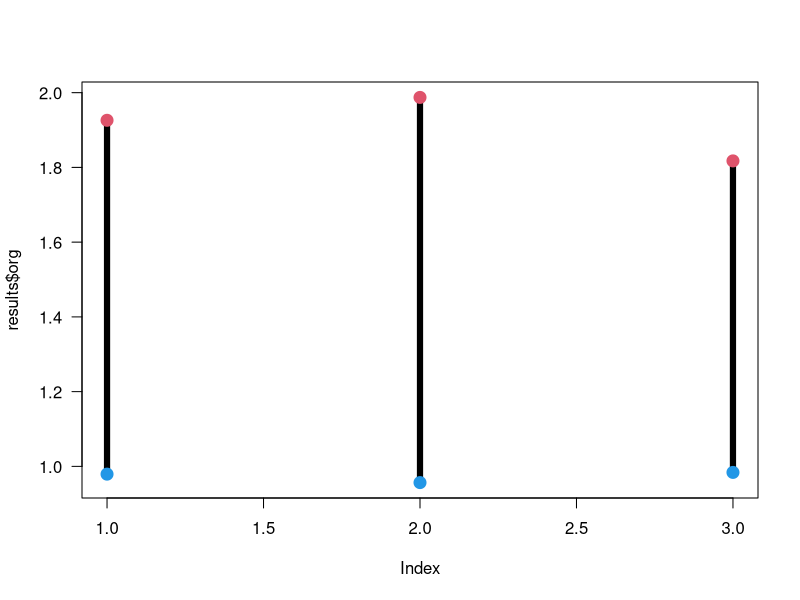
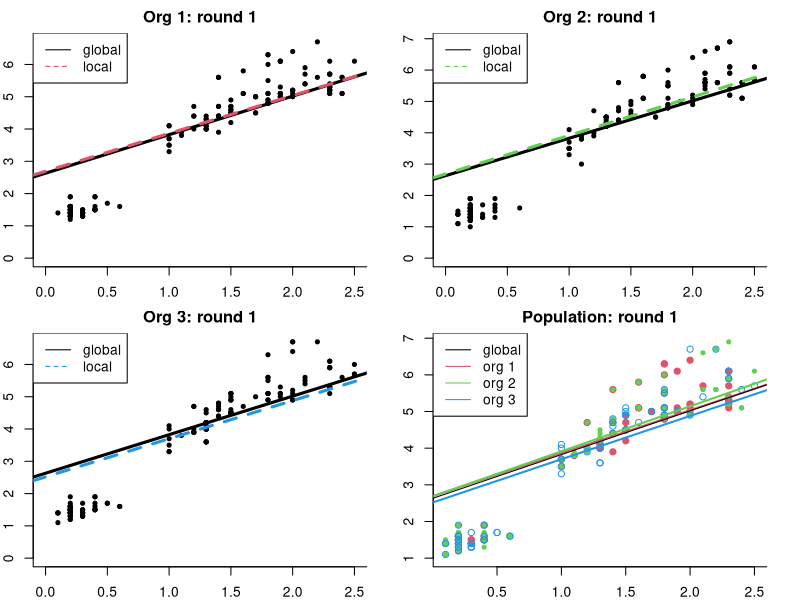

The R source for these figures, in order:
# LoadPackages(dplyr, tidyr, purrr, ggplot2)
# rm(new_global_params)
# i(reset = 0)

# ============================================================
# Simple Federated Learning simulation
# Bootstrap + rolling window + gradient descent
# ============================================================
#
# MODEL
#   Petal.Length ~ Petal.Width
#
# Three organizations; each organisation:
#   - has its own bootstrap sample of data (75 rows)
#   - receives 15 new observations per round
#   - retains only the most recent 75 observations
#       - (so each round 15 are droped from the start and a new 15 are added to the end)
#       - this simulates streamed data
#   - starts local training from the previous global parameters
#   - performs a limited number (default 20) of gradient-descent iterations
#   - sends its local parameters to the aggregator
#
# The aggregator:
#   - averages the local parameters
#   - produces new global parameters
#
# IMPORTANT:
#   The new global parameters become available for the
#   NEXT round. They are not used to alter the completed
#   round retrospectively.
#
# To simulate another round:
#   1. Change iter_number below
#   2. Copy the new global parameters into global_params
#   3. Run the script again
#
# ============================================================

# ------------------------------------------------------------
# FUNCTIONS
# ------------------------------------------------------------

# GRADIENT DESCENT
#
# We fit:
#
#   y = intercept + slope * x
#
# Unlike lm(), this does not jump directly to the optimum.
#
# Instead we start with the global parameters and take a
# limited number of small steps.
#
# This means the previous global parameters genuinely
# influence the local update.
#
fit_gradient_descent <- function(data,
                                 starting_params = c(intercept = 0, slope = 0),
                                 learning_rate = 0.05,
                                 n_iter = 20) {


  np <- starting_params

  n <- nrow(data)

  for (i in 1:n_iter) {
    preds <- np['intercept'] + np['slope'] * data$Petal.Width
    err   <- preds - data$Petal.Length

    gradient <- c(
      (2 / n) * sum(err),
      (2 / n) * sum(err * data$Petal.Width)
    )

    np <- np - learning_rate * gradient
  }

  np
}

# RMSE FUNCTION
#
# RMSE is used here only to evaluate the parameters.
#
# It does NOT decide whether an organisation's parameters
# are accepted.
#
calculate_rmse <- function(data, params) {

  predictions <- params['intercept'] + params['slope'] * data[['Petal.Width']]

  sqrt(mean((data[['Petal.Length']] - predictions)^2))
}

# ------------------------------------------------------------
# SETTINGS
# ------------------------------------------------------------

plot_org <- function(org, d, p, g, col, l = TRUE) {
  plot(Petal.Length ~ Petal.Width, d,
       xlim = c(0, max(d$Petal.Width)),
       ylim = c(0, max(d$Petal.Length)),
       type = 'n', bty = 'l',
       main = sprintf('Org %s: round %s', org, iter_number))
  points(Petal.Length ~ Petal.Width, d, pch = 20)
  abline(g, col = 1, lwd = 3)
  abline(p, col = col, lwd = 3, lty = 2)
  # text(... params ...)
  if (l) legend('topleft', legend = c('global', 'local'), lty = 1:2, col = c(1, col))
}

# ------------------------------------------------------------
# SETTINGS
# ------------------------------------------------------------

n_per_org <- 75
new_rows_per_round <- 15
window_size <- n_per_org

learning_rate <- 0.01
n_iter <- 20

# ------------------------------------------------------------
# GLOBAL PARAMETERS
# ------------------------------------------------------------
#
# At the beginning there is no trained model, so we start
# with arbitrary parameters: interceopt = 0; slope = 0
#
# After each round, replace these values with the new aggregated global parameters

# rm(new_global_params)
global_params <- if (exists('new_global_params')) new_global_params else c(intercept = 3, slope = 0)

# ------------------------------------------------------------
# CREATE EACH ORGANISATION'S LOCAL DATA
# ------------------------------------------------------------
#
# Each organisation independently bootstraps 75 rows
# from iris, WITH replacement.
#
# The seed makes the exercise reproducible.

# i(reset = 0)
iter_number <- 1 # as.integer(i())

n_sample <- nrow(iris)

sample_data <- function(d, n = nrow(d) %/% 2, p = nrow(d)) {
  # sample_n(d, n, replace = TRUE)
  d[sample(p, n, replace = TRUE), ]
}

set.seed(99 + iter_number)
if (iter_number == 1) {
  org1_data <- sample_data(iris, n_sample)
  org2_data <- sample_data(iris, n_sample)
  org3_data <- sample_data(iris, n_sample)
} else {
  org1_data <- rbind(org1_data, sample_data(iris, 15))
  org2_data <- rbind(org2_data, sample_data(iris, 15))
  org3_data <- rbind(org2_data, sample_data(iris, 15))
}


# ------------------------------------------------------------
# SELECT THE DATA AVAILABLE THIS ROUND
# ------------------------------------------------------------
#
# Each organisation receives 15 new observations per round.

org1_window <- tail(org1_data, 75)
org2_window <- tail(org2_data, 75)
org3_window <- tail(org3_data, 75)


cat('\nROUND', iter_number, '\n')


# ------------------------------------------------------------
# EVALUATE THE PREVIOUS GLOBAL PARAMETERS
# ------------------------------------------------------------
#
# This tells us how the parameters received at the beginning
# of the round perform on each organisation's local window.

org1_rmse_before <- calculate_rmse(org1_window, global_params)
org2_rmse_before <- calculate_rmse(org2_window, global_params)
org3_rmse_before <- calculate_rmse(org3_window, global_params)


# ------------------------------------------------------------
# LOCAL TRAINING
# ------------------------------------------------------------
#
# Every organisation starts from the SAME global parameters.
#
# But each organisation performs the optimisation against
# its OWN local data.
org1_params <- fit_gradient_descent(org1_window, global_params)
org2_params <- fit_gradient_descent(org2_window, global_params)
org3_params <- fit_gradient_descent(org3_window, global_params)


# ------------------------------------------------------------
# EVALUATE LOCAL PARAMETERS
# ------------------------------------------------------------

org1_rmse_after <- calculate_rmse(org1_window, org1_params)
org2_rmse_after <- calculate_rmse(org2_window, org2_params)
org3_rmse_after <- calculate_rmse(org3_window, org3_params)

# ------------------------------------------------------------
# 8. DISPLAY LOCAL RESULTS
# ------------------------------------------------------------


results <- data.frame(
  org = 1:3,
  intercept = c(org1_params['intercept'], org2_params['intercept'], org3_params['intercept']),
  slope = c(org1_params['slope'], org2_params['slope'], org3_params['slope']),
  RMSE_before = c(org1_rmse_before, org2_rmse_before, org3_rmse_before),
  RMSE_after = c(org1_rmse_after, org2_rmse_after, org3_rmse_after)
)
results$improvement <- results$RMSE_before - results$RMSE_after

plot(results$org, ylim = range(results[4:5]), type = 'n', bty = 'o', las = 1)
segments(results$org, results$RMSE_before,
         results$org, results$RMSE_after,
         lwd = 6)
points(results$org, results$RMSE_before, pch = 19, col = 2, cex = 1.6)
points(results$org, results$RMSE_after, pch = 19, col = 4, cex = 1.6)

# ------------------------------------------------------------
# 9. AGGREGATION
# ------------------------------------------------------------
#
# The organisations send their LOCAL PARAMETERS.
#
# They do NOT send their data.
#
# For simplicity we use an unweighted mean.

local_params <- rbind(
  Org1 = org1_params,
  Org2 = org2_params,
  Org3 = org3_params
)

new_global_params <- colMeans(local_params)

op <- par(c('mfrow', 'mar'))
par(mar = c(2, 2, 2, 2), mfrow = c(2, 2))

# should have used dplyr + ggplot2!
plot_org(1, org1_data, org1_params, new_global_params, 2)
plot_org(2, org2_data, org2_params, new_global_params, 3)
plot_org(3, org3_data, org3_params, new_global_params, 4)

plot(Petal.Length ~ Petal.Width, iris, type = 'n', bty = 'l', main = paste('Population: round', iter_number))
points(Petal.Length ~ Petal.Width, org1_window, pch = 19, col = 2)
points(Petal.Length ~ Petal.Width, org2_window, pch = 20, col = 3)
points(Petal.Length ~ Petal.Width, org3_window, pch = 21, col = 4)
abline(org1_params, col = 2, lwd = 2)
abline(org2_params, col = 3, lwd = 2)
abline(org3_params, col = 4, lwd = 2)
abline(new_global_params, col = 1)
legend('topleft', legend = c('global', paste('org', 1:3)), lty = 1, col = 1:4)

par(op)
#
# lm1 <- lm(Petal.Length ~ Petal.Width, org1_data)$coeff
# plot(Petal.Length ~ Petal.Width, org1_data)
# abline(lm1, lwd = 3)
# abline(new_global_params, col = 2, lwd = 3)

# ------------------------------------------------------------
# DISPLAY THE NEW GLOBAL PARAMETERS
# ------------------------------------------------------------


cat(
  'Petal.Length = ',
  round(new_global_params['intercept'], 3),
  ' + ',
  round(new_global_params['slope'], 3),
  ' * Petal.Width\n',
  sep = ''
)

print(results, row.names = FALSE)




# ------------------------------------------------------------
# END OF ROUND
# ------------------------------------------------------------
#
# IMPORTANT:
#
# new_global_params are the result of THIS round.
#
# They become the global parameters available at the
# START of the next round.
#
# To simulate another round:
#
#   1. Change:
#        iter_number <- 2
#
#   2. Change global_params to:
#        global_params <- new_global_params
#
#   3. Run the script again.
#
# The next round will:
#
#   - receive 15 additional observations
#   - move the rolling window (drop first 15 obs)
#   - start from the previous global parameters
#   - perform local gradient descent
#   - compare RMSE before/after
#   - aggregate the local parameters
#
# ============================================================
